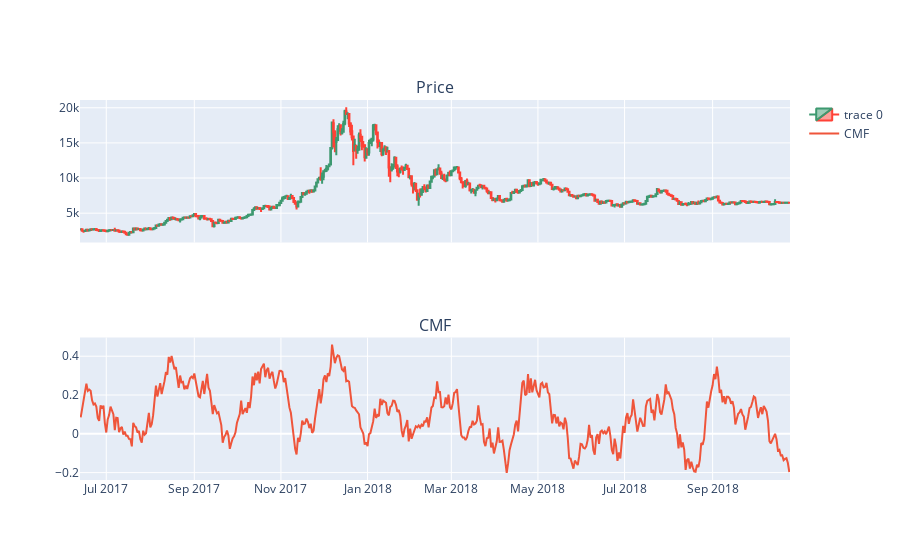

This figure's notebook cell:
### Code cell
import yfinance as yf
import pandas_ta as ta
import plotly.graph_objects as go
from plotly.subplots import make_subplots
import pandas as pd

data = yf.download(tickers='BTC-USD', period='max', interval='1d')

data['CMF'] = ta.cmf(data.High, data.Low, data.Close, data.Volume, length=20)


df = data[1000:1500]


fig = make_subplots(rows=2, cols=1, subplot_titles=['Price', 'CMF'], shared_xaxes=True)


fig.add_trace(go.Candlestick(x=df.index,
                open=df['Open'],
                high=df['High'],
                low=df['Low'],
                close=df['Close']), row=1, col=1)
fig.add_trace(go.Scatter(x=df.index, y=df['CMF'], name='CMF'), row=2, col=1)


fig.update_layout(
    xaxis=dict(rangeslider=dict(visible=False))
)


fig.show()

### Figure 1 — Plotly figure (JSON) as saved in the notebook; plotly's stock layout.template omitted (floating-point values rounded to 4 significant figures; data arrays with more than 128 entries replaced by an {"elided": "..."} marker saying what was removed)
{"data": [{"close": {"elided": "500 float values"}, "high": {"elided": "500 float values"}, "low": {"elided": "500 float values"}, "open": {"elided": "500 float values"}, "type": "candlestick", "x": {"elided": "500 str values"}, "xaxis": "x", "yaxis": "y"}, {"name": "CMF", "type": "scatter", "x": {"elided": "500 str values"}, "xaxis": "x2", "y": {"elided": "500 float values"}, "yaxis": "y2"}], "layout": {"annotations": [{"font": {"size": 16}, "showarrow": false, "text": "Price", "x": 0.5, "xanchor": "center", "xref": "paper", "y": 1, "yanchor": "bottom", "yref": "paper"}, {"font": {"size": 16}, "showarrow": false, "text": "CMF", "x": 0.5, "xanchor": "center", "xref": "paper", "y": 0.375, "yanchor": "bottom", "yref": "paper"}], "xaxis": {"anchor": "y", "domain": [0, 1], "matches": "x2", "rangeslider": {"visible": false}, "showticklabels": false}, "xaxis2": {"anchor": "y2", "domain": [0, 1]}, "yaxis": {"anchor": "x", "domain": [0.625, 1]}, "yaxis2": {"anchor": "x2", "domain": [0, 0.375]}}}
